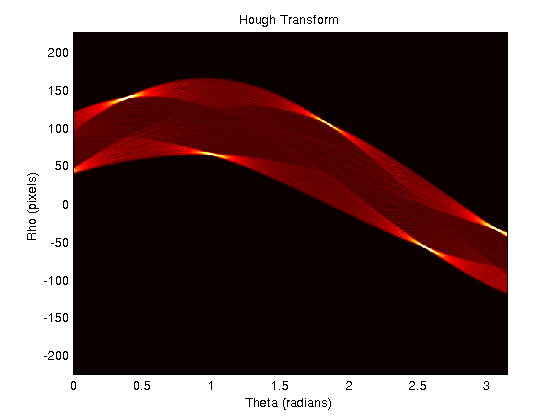
#> input picture data/images/h1.png, 560 x 420 px, found by its file name
$ python hough_sequential.py
#> lines starting #> are read from the running program, lines starting #| are printed output that depends on the picture; after the words box and inside, x2 and y2 are one past the last pixel; in counts of white or black regions, pixels touching at a corner belong together
import cv2
import numpy as np
import time
import os


def hough_lines_sequential(edge_image, rho_res=1, theta_res=np.pi / 180):

    height, width = edge_image.shape

    diagonal = int(np.ceil(np.sqrt(height**2 + width**2)))

    rhos = np.arange(-diagonal, diagonal + 1, rho_res)

    thetas = np.arange(0, np.pi, theta_res)

    accumulator = np.zeros((len(rhos), len(thetas)), dtype=np.int32)

    y_idxs, x_idxs = np.nonzero(edge_image)

    for i in range(len(x_idxs)):

        x = x_idxs[i]
        y = y_idxs[i]

        for theta_idx in range(len(thetas)):

            theta = thetas[theta_idx]

            rho = int(round(x * np.cos(theta) + y * np.sin(theta)))

            rho_idx = rho + diagonal

            accumulator[rho_idx, theta_idx] += 1

    return accumulator, rhos, thetas


def main():

    image_path = "data/images/h1.png"

    if not os.path.exists(image_path):
        print("Image not found.")
        return

    image = cv2.imread(image_path, cv2.IMREAD_GRAYSCALE)
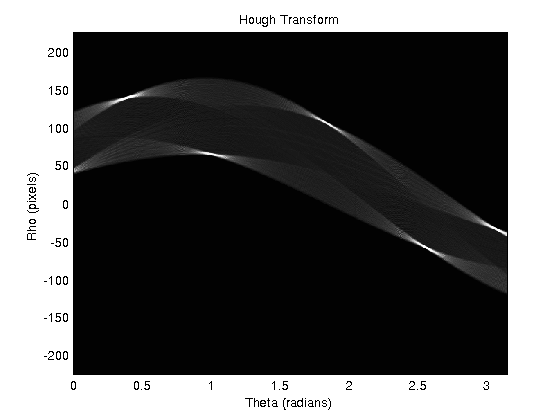
#> image: shape (420, 560); min 0, max 255, mean 97.4

    if image is None:
        print("Could not load image.")
        return

    edges = cv2.Canny(image, 50, 150)
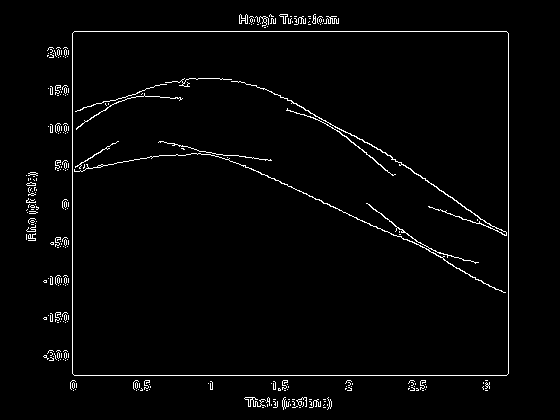
#> edges: shape (420, 560); 2.3% white in thin lines or dots, all inside (x1, y1, x2, y2) = (26, 14, 509, 410)

    start_time = time.time()

    accumulator, rhos, thetas = hough_lines_sequential(edges)
#> in hough_lines_sequential, `y_idxs, x_idxs = np.nonzero(edge_image)`: y_idxs = 5331 values from 14 to 409; x_idxs = 5331 values, max 508 at index 788, min 26 at index 2564, mean 251.3
#> the loop in hough_lines_sequential, `for i in range(len(x_idxs)): ` made 5331 passes
#> (x, y) on passes 1 to 3: (240, 14), (246, 14), (270, 14)
#> after the loop in hough_lines_sequential, `for i in range(len(x_idxs)):`:
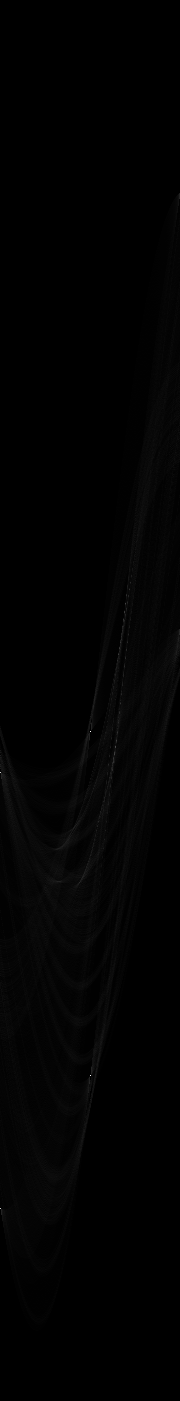
#> accumulator: shape (1401, 180) int32; min 0, max 433, mean 3.8; drawn with min black and max white
#> rhos = 1401 values from -700 to 700; thetas = 180 values from 0 to 3.12

    end_time = time.time()

    execution_time = end_time - start_time

    print("\n===== Sequential Hough Transform =====")
    print(f"Image size: {image.shape}")
#| Image size: (420, 560)
    print(f"Accumulator size: {accumulator.shape}")
#| Accumulator size: (1401, 180)
    print(f"Execution time: {execution_time:.6f} seconds")
    print(f"Maximum votes: {accumulator.max()}")
#| Maximum votes: 433


if __name__ == "__main__":
    main()
